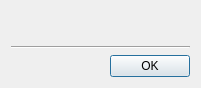
<?xml version="1.0" encoding="UTF-8"?>
<ui version="4.0">
 <class>tt3::gui::MessageDialog</class>
 <widget class="QDialog" name="tt3::gui::MessageDialog">
  <property name="geometry">
   <rect>
    <x>0</x>
    <y>0</y>
    <width>201</width>
    <height>88</height>
   </rect>
  </property>
  <property name="windowTitle">
   <string>Dialog</string>
  </property>
  <layout class="QGridLayout" name="gridLayout">
   <item row="0" column="0">
    <widget class="QLabel" name="messageLabel">
     <property name="text">
      <string>&lt;MESSAGE&gt;</string>
     </property>
     <property name="alignment">
      <set>Qt::AlignmentFlag::AlignCenter</set>
     </property>
     <property name="wordWrap">
      <bool>true</bool>
     </property>
    </widget>
   </item>
   <item row="1" column="0">
    <widget class="Line" name="line">
     <property name="orientation">
      <enum>Qt::Orientation::Horizontal</enum>
     </property>
    </widget>
   </item>
   <item row="2" column="0">
    <widget class="QDialogButtonBox" name="buttonBox">
     <property name="orientation">
      <enum>Qt::Orientation::Horizontal</enum>
     </property>
     <property name="standardButtons">
      <set>QDialogButtonBox::StandardButton::Ok</set>
     </property>
    </widget>
   </item>
  </layout>
 </widget>
 <resources/>
 <connections>
  <connection>
   <sender>buttonBox</sender>
   <signal>accepted()</signal>
   <receiver>tt3::gui::MessageDialog</receiver>
   <slot>accept()</slot>
   <hints>
    <hint type="sourcelabel">
     <x>248</x>
     <y>254</y>
    </hint>
    <hint type="destinationlabel">
     <x>157</x>
     <y>274</y>
    </hint>
   </hints>
  </connection>
  <connection>
   <sender>buttonBox</sender>
   <signal>rejected()</signal>
   <receiver>tt3::gui::MessageDialog</receiver>
   <slot>reject()</slot>
   <hints>
    <hint type="sourcelabel">
     <x>316</x>
     <y>260</y>
    </hint>
    <hint type="destinationlabel">
     <x>286</x>
     <y>274</y>
    </hint>
   </hints>
  </connection>
 </connections>
</ui>
